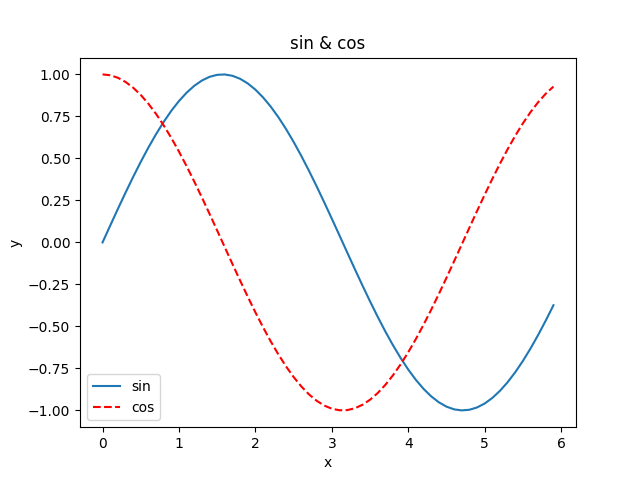

Write the Python code that produced this figure.
# coding: utf-8
import numpy as np
import matplotlib.pyplot as plt

# 创建数据
x = np.arange(0, 6, 0.1)  # 以0.1为单位，生成0到6的数据
y1 = np.sin(x)
y2 = np.cos(x)

# 绘制图形
plt.plot(x, y1, label="sin")
plt.plot(x, y2, linestyle="--", label="cos")  # 用虚线绘制
plt.xlabel("x")  # x轴的标签
plt.ylabel("y")  # y轴的标签
plt.title("sin & cos")  # 标题
plt.legend()  # 显示图例

# 同样保存到本地
plt.savefig("ch01/sin_cos_graph.png")

# plt.show()  # 服务器模式下无法显示图像
